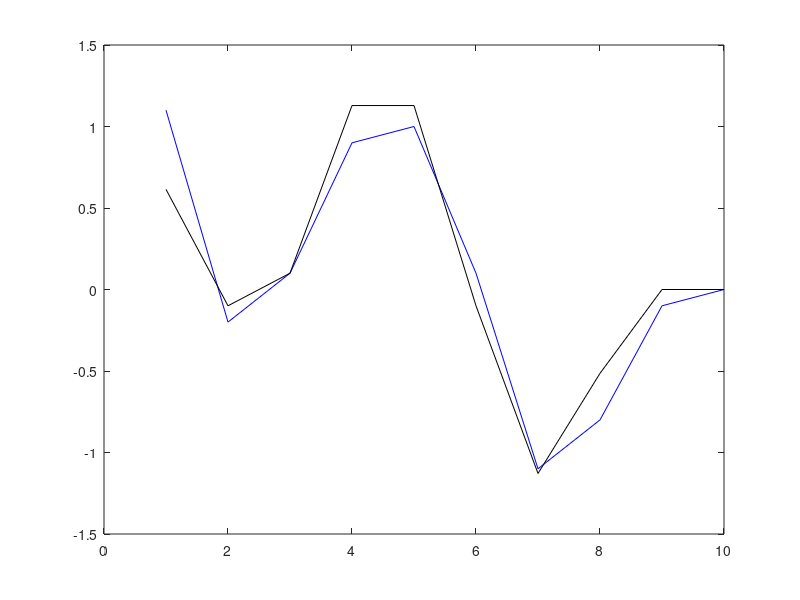

Recreate this plot in MATLAB.
clc
clear all
close all

t=1:10;
yp=[1.1 -.2 .1 .9 1 0.1 -1.1 -.8 -.1 0];
u=[0 1 -1 1 1 1 -1 -1 0 0 0];
t=t';
yp=yp';
vo=yp;
u=u';

for k=1:10
phi(k,1)=u(k+1);
 phi(k,2)=u(k);
end
theta=inv(phi'*phi)*phi'*yp;
tm=1:10;
tm=tm';
ym=theta(1)*ones(length(tm),1);

for k=2:11
      ym(k-1)=theta(1)*u(k)+theta(2)*u(k-1);
end

plot(t,vo,'b',tm,ym,'k')
axis([0 10 -1.5 1.5])
a=theta(1)
b=theta(2)
nf=vo-ym
median(nf)
std(nf)
e=sum(abs(vo-ym))
